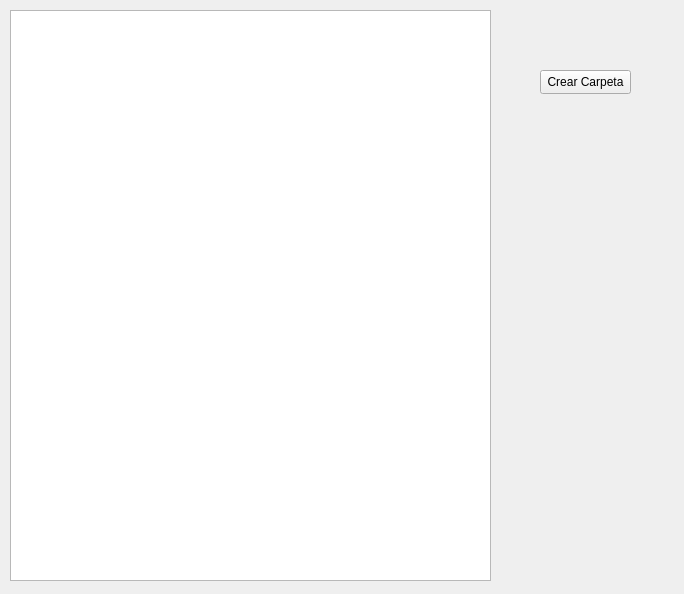
<?xml version="1.0" encoding="UTF-8"?>
<ui version="4.0">
 <class>Formulario</class>
 <widget class="QWidget" name="Formulario">
  <property name="geometry">
   <rect>
    <x>0</x>
    <y>0</y>
    <width>684</width>
    <height>594</height>
   </rect>
  </property>
  <property name="windowTitle">
   <string>Explorador de Archivos</string>
  </property>
  <widget class="QWidget" name="verticalLayoutWidget">
   <property name="geometry">
    <rect>
     <x>10</x>
     <y>10</y>
     <width>481</width>
     <height>571</height>
    </rect>
   </property>
   <layout class="QVBoxLayout" name="verticalLayout">
    <item>
     <widget class="QTreeView" name="treeArbol">
      <property name="sortingEnabled">
       <bool>true</bool>
      </property>
     </widget>
    </item>
   </layout>
  </widget>
  <widget class="QPushButton" name="btnCrearCarpeta">
   <property name="geometry">
    <rect>
     <x>540</x>
     <y>70</y>
     <width>91</width>
     <height>24</height>
    </rect>
   </property>
   <property name="text">
    <string>Crear Carpeta</string>
   </property>
  </widget>
 </widget>
 <resources/>
 <connections/>
</ui>
